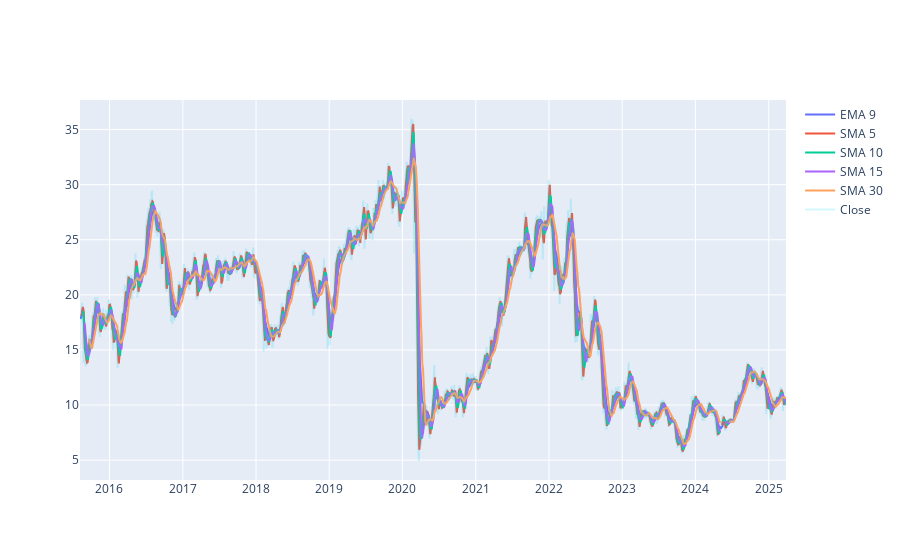

The notebook cell saved with this chart:
### Code cell
df['EMA_9'] = df['Close'].ewm(9).mean().shift()
df['SMA_5'] = df['Close'].rolling(5).mean().shift()
df['SMA_10'] = df['Close'].rolling(10).mean().shift()
df['SMA_15'] = df['Close'].rolling(15).mean().shift()
df['SMA_30'] = df['Close'].rolling(30).mean().shift()

fig = go.Figure()
fig.add_trace(go.Scatter(x=df.Date, y=df.EMA_9, name='EMA 9'))
fig.add_trace(go.Scatter(x=df.Date, y=df.SMA_5, name='SMA 5'))
fig.add_trace(go.Scatter(x=df.Date, y=df.SMA_10, name='SMA 10'))
fig.add_trace(go.Scatter(x=df.Date, y=df.SMA_15, name='SMA 15'))
fig.add_trace(go.Scatter(x=df.Date, y=df.SMA_30, name='SMA 30'))
fig.add_trace(go.Scatter(x=df.Date, y=df.Close, name='Close', opacity=0.2))
fig.show()

### Figure 1 — Plotly figure (JSON) as saved in the notebook; plotly's stock layout.template omitted (floating-point values rounded to 4 significant figures; data arrays with more than 128 entries replaced by an {"elided": "..."} marker saying what was removed)
{"data": [{"name": "EMA 9", "type": "scatter", "x": {"elided": "2427 str values"}, "y": {"elided": "2427 float values"}}, {"name": "SMA 5", "type": "scatter", "x": {"elided": "2427 str values"}, "y": {"elided": "2427 float values"}}, {"name": "SMA 10", "type": "scatter", "x": {"elided": "2427 str values"}, "y": {"elided": "2427 float values"}}, {"name": "SMA 15", "type": "scatter", "x": {"elided": "2427 str values"}, "y": {"elided": "2427 float values"}}, {"name": "SMA 30", "type": "scatter", "x": {"elided": "2427 str values"}, "y": {"elided": "2427 float values"}}, {"name": "Close", "opacity": 0.2, "type": "scatter", "x": {"elided": "2427 str values"}, "y": {"elided": "2427 float values"}}], "layout": {}}
